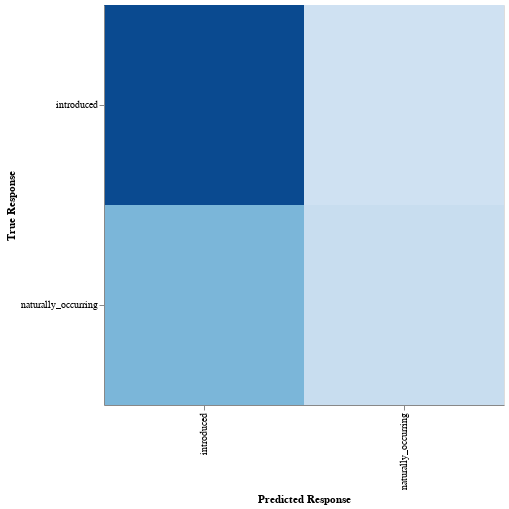

The code cell stored with this chart in its notebook:
### Code cell
# Create heatmap
heatmap = alt.Chart(conf_mat).mark_rect().encode(
    x=alt.X("variable:N").title("Predicted Response"),
    y=alt.Y("index:N").title("True Response"),
    color=alt.Color("value:Q", legend=None).scale(scheme="blues")
).properties(
    width=400,
    height=400
)
heatmap

### Figure 1 — Vega-Lite specification as saved in the notebook (floating-point values rounded to 4 significant figures)
{"config": {"view": {"continuousWidth": 300, "continuousHeight": 300}}, "data": {"name": "data-6eeb252d010bb5060867f63208b1fa6b"}, "mark": {"type": "rect"}, "encoding": {"color": {"field": "value", "legend": null, "scale": {"scheme": "blues"}, "type": "quantitative"}, "x": {"field": "variable", "title": "Predicted Response", "type": "nominal"}, "y": {"field": "index", "title": "True Response", "type": "nominal"}}, "height": 400, "width": 400, "$schema": "https://vega.github.io/schema/vega-lite/v5.16.3.json", "datasets": {"data-6eeb252d010bb5060867f63208b1fa6b": [{"index": "introduced", "variable": "introduced", "value": 5651}, {"index": "naturally_occurring", "variable": "introduced", "value": 3132}, {"index": "introduced", "variable": "naturally_occurring", "value": 1627}, {"index": "naturally_occurring", "variable": "naturally_occurring", "value": 1798}]}}
